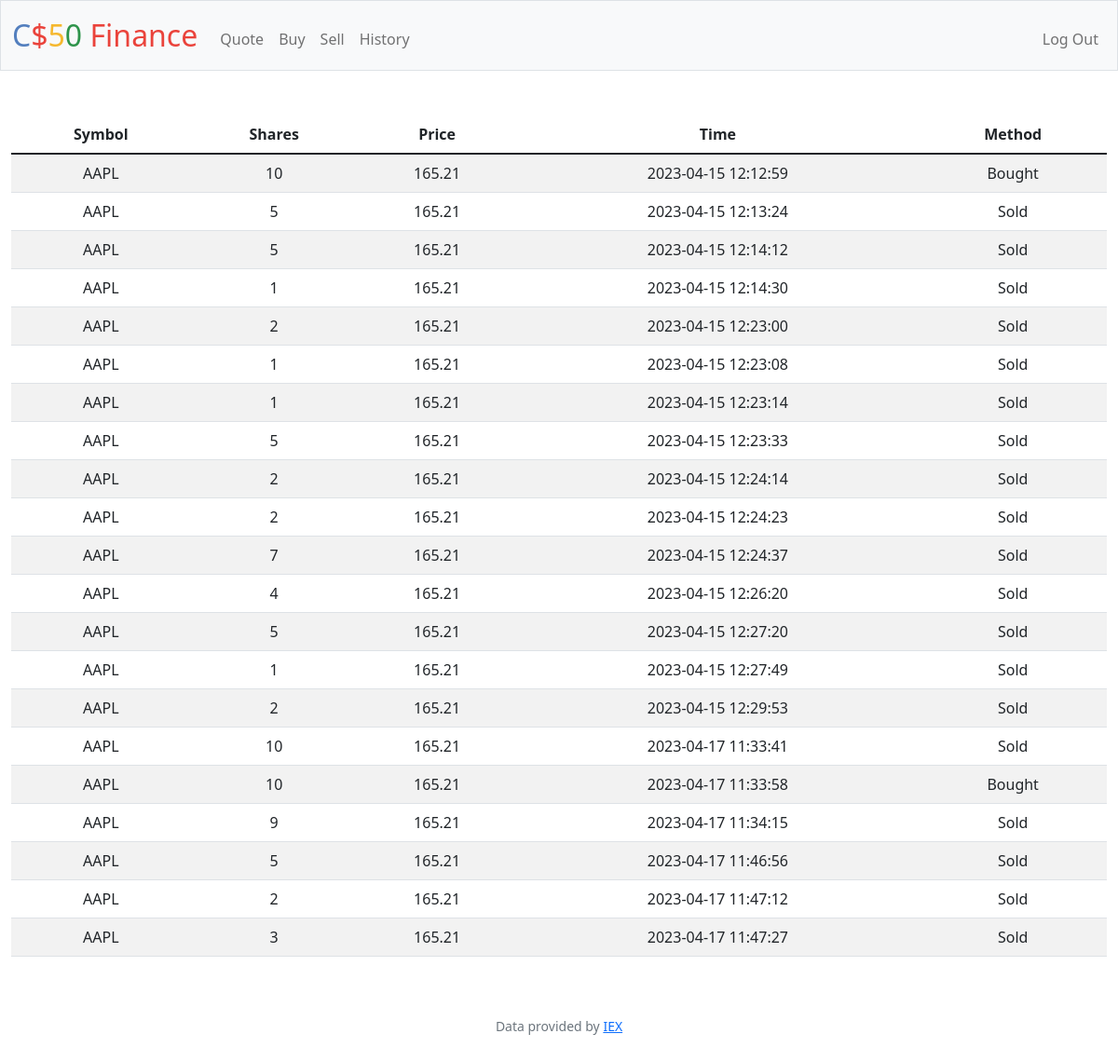
The app's page /history (signed in) with its own data.
### tables this page shows
CREATE TABLE history (id INTEGER , user INTEGER , transaction_time  DEFAULT CURRENT_TIMESTAMP NOT NULL, symbol TEXT NOT NULL, shares INTEGER NOT NULL, price NUMERIC NOT NULL, buy BLOB, PRIMARY KEY (id), FOREIGN KEY (user) REFERENCES users(id) );

### app.py (the view)
@app.route("/history")
@login_required
def history():
    histories = db.execute("SELECT * FROM history WHERE user = ?",session["user_id"])
    return render_template("history.html", histories=histories)

### app.py (called while the page is built)
@app.after_request
def after_request(response):
    response.headers["Cache-Control"] = "no-cache, no-store, must-revalidate"
    response.headers["Expires"] = 0
    response.headers["Pragma"] = "no-cache"
    return response

### helpers.py (called while the page is built)
def login_required(f):
    @wraps(f)
    def decorated_function(*args, **kwargs):
        if session.get("user_id") is None:
            return redirect("/login")
        return f(*args, **kwargs)
    return decorated_function

### templates/history.html
{% extends "layout.html" %}
{% block main %}
    <table class="table table-striped">
        <thead>
            <tr>
                <th scope="col">Symbol</th>
                <th scope="col">Shares</th>
                <th scope="col">Price</th>
                <th scope="col">Time</th>
                <th scope="col">Method</th>
            </tr>
        </thead>
        <tbody>
            {% for history in histories  %}
                <tr>
                    <td>{{history.symbol}}</td>
                    <td>{{history.shares}}</td>
                    <td>{{history.price}}</td>
                    <td>{{history.transaction_time}}</td>
                    {% if history.buy %}
                        <td>Bought</td>
                    {% else %}
                        <td>Sold</td>
                    {% endif %}
                </tr>
            {% else %}
                <div>There are no records!!!</div>
            {% endfor %}
        </tbody>
    </table>
{% endblock %}

### records on screen
history: symbol "AAPL", shares "10", price "165.21", transaction_time "2023-04-15 12:12:59", buy "Bought"
history: symbol "AAPL", shares "5", price "165.21", transaction_time "2023-04-15 12:13:24", buy "Sold"
history: symbol "AAPL", shares "5", price "165.21", transaction_time "2023-04-15 12:14:12", buy "Sold"
history: symbol "AAPL", shares "1", price "165.21", transaction_time "2023-04-15 12:14:30", buy "Sold"
history: symbol "AAPL", shares "2", price "165.21", transaction_time "2023-04-15 12:23:00", buy "Sold"
history: symbol "AAPL", shares "1", price "165.21", transaction_time "2023-04-15 12:23:08", buy "Sold"
history: symbol "AAPL", shares "1", price "165.21", transaction_time "2023-04-15 12:23:14", buy "Sold"
history: symbol "AAPL", shares "5", price "165.21", transaction_time "2023-04-15 12:23:33", buy "Sold"
history: symbol "AAPL", shares "2", price "165.21", transaction_time "2023-04-15 12:24:14", buy "Sold"
history: symbol "AAPL", shares "2", price "165.21", transaction_time "2023-04-15 12:24:23", buy "Sold"
history: symbol "AAPL", shares "7", price "165.21", transaction_time "2023-04-15 12:24:37", buy "Sold"
history: symbol "AAPL", shares "4", price "165.21", transaction_time "2023-04-15 12:26:20", buy "Sold"
history: symbol "AAPL", shares "5", price "165.21", transaction_time "2023-04-15 12:27:20", buy "Sold"
history: symbol "AAPL", shares "1", price "165.21", transaction_time "2023-04-15 12:27:49", buy "Sold"
history: symbol "AAPL", shares "2", price "165.21", transaction_time "2023-04-15 12:29:53", buy "Sold"
history: symbol "AAPL", shares "10", price "165.21", transaction_time "2023-04-17 11:33:41", buy "Sold"
history: symbol "AAPL", shares "10", price "165.21", transaction_time "2023-04-17 11:33:58", buy "Bought"
history: symbol "AAPL", shares "9", price "165.21", transaction_time "2023-04-17 11:34:15", buy "Sold"
history: symbol "AAPL", shares "5", price "165.21", transaction_time "2023-04-17 11:46:56", buy "Sold"
history: symbol "AAPL", shares "2", price "165.21", transaction_time "2023-04-17 11:47:12", buy "Sold"
history: symbol "AAPL", shares "3", price "165.21", transaction_time "2023-04-17 11:47:27", buy "Sold"
